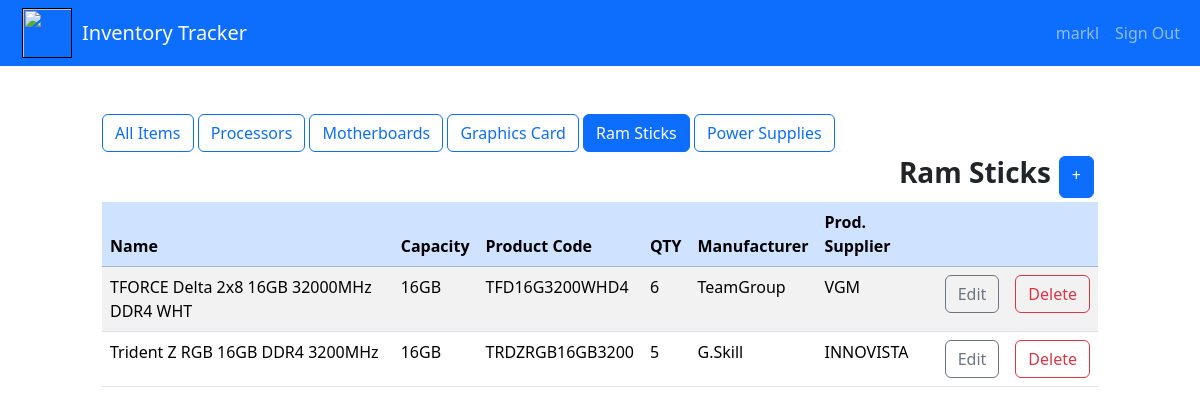
The page /tables/rams/ (signed in) on the database its author committed.
### webapp/models.py (models this page shows, shortened)
class Ram(models.Model):
    name = models.CharField(max_length=50)
    rammanufacturer = models.ForeignKey(
        'RamManufacturer', on_delete=models.SET_NULL, blank=True, null=True)
    productcode = models.CharField(max_length=200)
    capacity = models.CharField(max_length=50)
    quantity = models.IntegerField()
    supplier = models.ForeignKey(
        'Supplier', on_delete=models.SET_NULL, blank=True, null=True)
    date_created = models.DateTimeField(auto_now_add=True)
    user = models.ForeignKey(User, on_delete=models.CASCADE)

class RamManufacturer(models.Model):
    name = models.CharField(max_length=50)
    class Meta:
        verbose_name_plural = 'rammanufacturers'
    def __str__(self):
        return self.name

class Supplier(models.Model):
    name = models.CharField(max_length=50)
    class Meta:
        verbose_name_plural = 'suppliers'
    def __str__(self):
        return self.name

### webapp/views.py (the view)
# urls.py: path('tables/rams/', Rams.as_view(), name='rams'),
class Rams(TemplateView):
    def get(self, request):
        items4 = Ram.objects.filter(
            user=self.request.user.id).order_by('id')
        return render(request, 'pages/tables/rams.html',
                      {'items4': items4})

### webapp/templates/pages/tables/rams.html (shortened to what this page needs)
{% extends 'pages/base.html' %} {% block content %}
<div class="row">
  <div class="col-md-10 col-12 mx-auto mt-5">
    <a href="{% url 'dashboard' %}" class="btn btn-outline-primary"
      >All Items</a
    >
    <a href="{% url 'processors' %}" class="btn btn-outline-primary"
      >Processors</a
    >
    <a href="{% url 'motherboards' %}" class="btn btn-outline-primary"
      >Motherboards</a
    >
    <a href="{% url 'graphicscards' %}" class="btn btn-outline-primary"
      >Graphics Card</a
    >
    <a href="{% url 'rams' %}" class="btn btn-primary">Ram Sticks</a>
    <a href="{% url 'powersupplies' %}" class="btn btn-outline-primary"
      >Power Supplies</a
    >
    <div class="d-flex justify-content-end">
      <div class="d-flex p-1">
        <h3><strong>Ram Sticks</strong></h3>
      </div>
      <div class="d-flex p-1">
        <a href="{% url 'add-ram' %}" class="btn btn-primary">+</a>
      </div>
    </div>
    <table id="table4" class="table table-hover table-striped">
      <thead>
        <tr class="table-primary">
          <th scope="col" id="Column2">Name</th>
          <th scope="col">Capacity</th>
          <th scope="col">Product Code</th>
          <th scope="col">QTY</th>
          <th scope="col">Manufacturer</th>
          <th scope="col">Prod. Supplier</th>
          <th scope="col"></th>
          <th scope="col"></th>
        </tr>
      </thead>
      <tbody>
         {% for item4 in items4 %}
        <tr>
          <td>{{ item4.name }}</td>
          <td>{{ item4.capacity}}</td>
          <td>{{ item4.productcode }}</td>
          <td>{{ item4.quantity }}</td>
          <td>{{ item4.rammanufacturer }}</td>
          <td>{{ item4.supplier }}</td>
          <td>
            <a
              href="{% url 'edit-ram' item4.id %}"
              class="btn btn-outline-secondary"
              >Edit</a
            >
          </td>
          <td>
            <a
              href="{% url 'delete-ram' item4.id %}"
              class="btn btn-outline-danger"
              >Delete</a
            >
          </td>
        </tr>
        {% endfor %}
      </tbody>
    </table>
  </div>
  {% endblock content %}

### webapp/templates/pages/navbar.html (shortened to what this page needs)
{% load static %}
<nav class="navbar navbar-expand-lg bg-primary" data-bs-theme="dark">
  <div class="container-fluid">
    <div class="logo">
      <img src="{% static '/images/MTL.ico' %}" width="50" height="50" />
    </div>
    <a class="navbar-brand" href="{% url 'index' %}"> Inventory Tracker</a>
    <div class="collapse navbar-collapse justify-content-end" id="navbarNav">
      <ul class="navbar-nav">
        {% if user.is_authenticated %}
        <li class="nav-item">
          <a class="nav-link" href="#">{{ user.username }}</a>
        </li>
        <li class="nav-item">
          <a class="nav-link" href="{% url 'logout' %}">Sign Out</a>
        </li>
        {% endif %}
      </ul>
    </div>
  </div>
</nav>

### webapp/templates/pages/navbar.html (style rules this page uses)
img { margin-left: 10px; margin-right: 10px; border: 1px solid black; }

### rows shown on the page
Ram: name "TFORCE Delta 2x8 16GB 32000MHz DDR4 WHT", capacity "16GB", productcode "TFD16G3200WHD4", quantity "6", rammanufacturer "TeamGroup", supplier "VGM"
Ram: name "Trident Z RGB 16GB DDR4 3200MHz", capacity "16GB", productcode "TRDZRGB16GB3200", quantity "5", rammanufacturer "G.Skill", supplier "INNOVISTA"

### other values the page prints
{{ user.username }} "markl"
